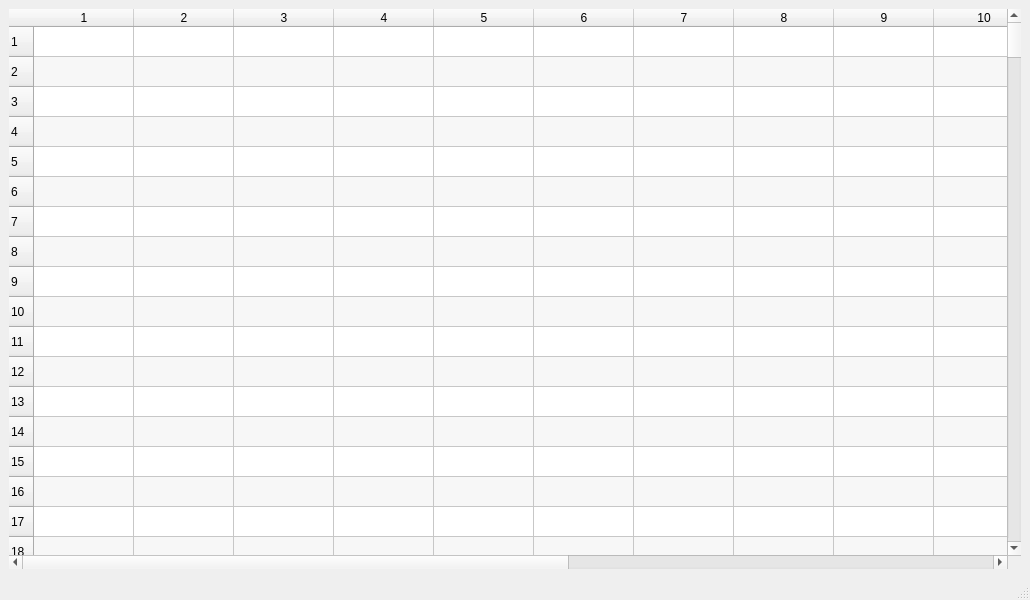
<?xml version="1.0" encoding="UTF-8"?>
<ui version="4.0">
 <class>Memoria_de_Programa</class>
 <widget class="QMainWindow" name="Memoria_de_Programa">
  <property name="geometry">
   <rect>
    <x>0</x>
    <y>0</y>
    <width>1030</width>
    <height>600</height>
   </rect>
  </property>
  <property name="minimumSize">
   <size>
    <width>1030</width>
    <height>300</height>
   </size>
  </property>
  <property name="maximumSize">
   <size>
    <width>1030</width>
    <height>100000</height>
   </size>
  </property>
  <property name="windowTitle">
   <string>Memoria de Programa</string>
  </property>
  <property name="styleSheet">
   <string notr="true">QMainWindow{
	background: white:
}</string>
  </property>
  <widget class="QWidget" name="centralwidget">
   <layout class="QHBoxLayout" name="horizontalLayout">
    <item>
     <widget class="QTableWidget" name="tableWidget">
      <property name="autoFillBackground">
       <bool>false</bool>
      </property>
      <property name="styleSheet">
       <string notr="true">QTableWidget{
	background: rgba(0, 71, 133,0.2
);
}</string>
      </property>
      <property name="frameShape">
       <enum>QFrame::NoFrame</enum>
      </property>
      <property name="frameShadow">
       <enum>QFrame::Plain</enum>
      </property>
      <property name="lineWidth">
       <number>1</number>
      </property>
      <property name="dragEnabled">
       <bool>true</bool>
      </property>
      <property name="dragDropMode">
       <enum>QAbstractItemView::DragDrop</enum>
      </property>
      <property name="defaultDropAction">
       <enum>Qt::CopyAction</enum>
      </property>
      <property name="alternatingRowColors">
       <bool>true</bool>
      </property>
      <property name="textElideMode">
       <enum>Qt::ElideNone</enum>
      </property>
      <property name="horizontalScrollMode">
       <enum>QAbstractItemView::ScrollPerItem</enum>
      </property>
      <property name="showGrid">
       <bool>true</bool>
      </property>
      <property name="rowCount">
       <number>256</number>
      </property>
      <property name="columnCount">
       <number>16</number>
      </property>
      <attribute name="horizontalHeaderVisible">
       <bool>true</bool>
      </attribute>
      <attribute name="horizontalHeaderCascadingSectionResizes">
       <bool>false</bool>
      </attribute>
      <row/>
      <row/>
      <row/>
      <row/>
      <row/>
      <row/>
      <row/>
      <row/>
      <row/>
      <row/>
      <row/>
      <row/>
      <row/>
      <row/>
      <row/>
      <row/>
      <row/>
      <row/>
      <row/>
      <row/>
      <row/>
      <row/>
      <row/>
      <row/>
      <row/>
      <row/>
      <row/>
      <row/>
      <row/>
      <row/>
      <row/>
      <row/>
      <row/>
      <row/>
      <row/>
      <row/>
      <row/>
      <row/>
      <row/>
      <row/>
      <row/>
      <row/>
      <row/>
      <row/>
      <row/>
      <row/>
      <row/>
      <row/>
      <row/>
      <row/>
      <row/>
      <row/>
      <row/>
      <row/>
      <row/>
      <row/>
      <row/>
      <row/>
      <row/>
      <row/>
      <row/>
      <row/>
      <row/>
      <row/>
      <row/>
      <row/>
      <row/>
      <row/>
      <row/>
      <row/>
      <row/>
      <row/>
      <row/>
      <row/>
      <row/>
      <row/>
      <row/>
      <row/>
      <row/>
      <row/>
      <row/>
      <row/>
      <row/>
      <row/>
      <row/>
      <row/>
      <row/>
      <row/>
      <row/>
      <row/>
      <row/>
      <row/>
      <row/>
      <row/>
      <row/>
      <row/>
      <row/>
      <row/>
      <row/>
      <row/>
      <row/>
      <row/>
      <row/>
      <row/>
      <row/>
      <row/>
      <row/>
      <row/>
      <row/>
      <row/>
      <row/>
      <row/>
      <row/>
      <row/>
      <row/>
      <row/>
      <row/>
      <row/>
      <row/>
      <row/>
      <row/>
      <row/>
      <row/>
      <row/>
      <row/>
      <row/>
      <row/>
      <row/>
      <row/>
      <row/>
      <row/>
      <row/>
      <row/>
      <row/>
      <row/>
      <row/>
      <row/>
      <row/>
      <row/>
      <row/>
      <row/>
      <row/>
      <row/>
      <row/>
      <row/>
      <row/>
      <row/>
      <row/>
      <row/>
      <row/>
      <row/>
      <row/>
      <row/>
      <row/>
      <row/>
      <row/>
      <row/>
      <row/>
      <row/>
      <row/>
      <row/>
      <row/>
      <row/>
      <row/>
      <row/>
      <row/>
      <row/>
      <row/>
      <row/>
      <row/>
      <row/>
      <row/>
      <row/>
      <row/>
      <row/>
      <row/>
      <row/>
      <row/>
      <row/>
      <row/>
      <row/>
      <row/>
      <row/>
      <row/>
      <row/>
      <row/>
      <row/>
      <row/>
      <row/>
      <row/>
      <row/>
      <row/>
      <row/>
      <row/>
      <row/>
      <row/>
      <row/>
      <row/>
      <row/>
      <row/>
      <row/>
      <row/>
      <row/>
      <row/>
      <row/>
      <row/>
      <row/>
      <row/>
      <row/>
      <row/>
      <row/>
      <row/>
      <row/>
      <row/>
      <row/>
      <row/>
      <row/>
      <row/>
      <row/>
      <row/>
      <row/>
      <row/>
      <row/>
      <row/>
      <row/>
      <row/>
      <row/>
      <row/>
      <row/>
      <row/>
      <row/>
      <row/>
      <row/>
      <row/>
      <row/>
      <row/>
      <row/>
      <row/>
      <row/>
      <row/>
      <row/>
      <row/>
      <row/>
      <row/>
      <row/>
      <row/>
      <row/>
      <row/>
      <row/>
      <row/>
      <row/>
      <row/>
      <row/>
      <row/>
      <row/>
      <row/>
      <column/>
      <column/>
      <column/>
      <column/>
      <column/>
      <column/>
      <column/>
      <column/>
      <column/>
      <column/>
      <column/>
      <column/>
      <column/>
      <column/>
      <column/>
      <column/>
     </widget>
    </item>
   </layout>
  </widget>
  <widget class="QMenuBar" name="menubar">
   <property name="geometry">
    <rect>
     <x>0</x>
     <y>0</y>
     <width>2000</width>
     <height>21</height>
    </rect>
   </property>
  </widget>
  <widget class="QStatusBar" name="statusbar"/>
 </widget>
 <resources/>
 <connections/>
</ui>
